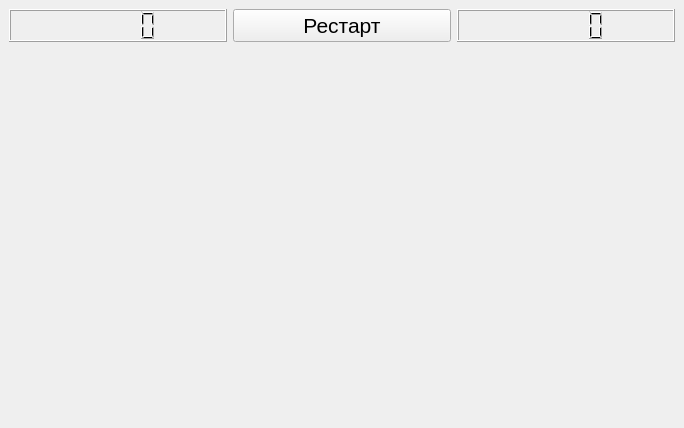
<?xml version="1.0" encoding="UTF-8"?>
<ui version="4.0">
 <class>MainWindow</class>
 <widget class="QMainWindow" name="MainWindow">
  <property name="geometry">
   <rect>
    <x>0</x>
    <y>0</y>
    <width>684</width>
    <height>428</height>
   </rect>
  </property>
  <property name="font">
   <font>
    <pointsize>16</pointsize>
   </font>
  </property>
  <property name="windowTitle">
   <string>MainWindow</string>
  </property>
  <widget class="QWidget" name="centralwidget">
   <layout class="QVBoxLayout" name="verticalLayout">
    <item>
     <layout class="QHBoxLayout" name="horizontalLayout_2">
      <item>
       <widget class="QLCDNumber" name="bombCounter"/>
      </item>
      <item>
       <widget class="QPushButton" name="startButton">
        <property name="text">
         <string>Рестарт</string>
        </property>
       </widget>
      </item>
      <item>
       <widget class="QLCDNumber" name="timeCounter"/>
      </item>
     </layout>
    </item>
    <item>
     <layout class="QHBoxLayout" name="horizontalLayout">
      <item>
       <spacer name="horizontalSpacer_2">
        <property name="orientation">
         <enum>Qt::Horizontal</enum>
        </property>
        <property name="sizeHint" stdset="0">
         <size>
          <width>208</width>
          <height>20</height>
         </size>
        </property>
       </spacer>
      </item>
      <item>
       <widget class="MapWidget" name="map" native="true"/>
      </item>
      <item>
       <spacer name="horizontalSpacer">
        <property name="orientation">
         <enum>Qt::Horizontal</enum>
        </property>
        <property name="sizeHint" stdset="0">
         <size>
          <width>228</width>
          <height>20</height>
         </size>
        </property>
       </spacer>
      </item>
     </layout>
    </item>
    <item>
     <spacer name="verticalSpacer">
      <property name="orientation">
       <enum>Qt::Vertical</enum>
      </property>
      <property name="sizeHint" stdset="0">
       <size>
        <width>20</width>
        <height>331</height>
       </size>
      </property>
     </spacer>
    </item>
   </layout>
  </widget>
 </widget>
 <customwidgets>
  <customwidget>
   <class>MapWidget</class>
   <extends>QWidget</extends>
   <header>MapWidget.h</header>
   <container>1</container>
  </customwidget>
 </customwidgets>
 <resources/>
 <connections/>
</ui>
